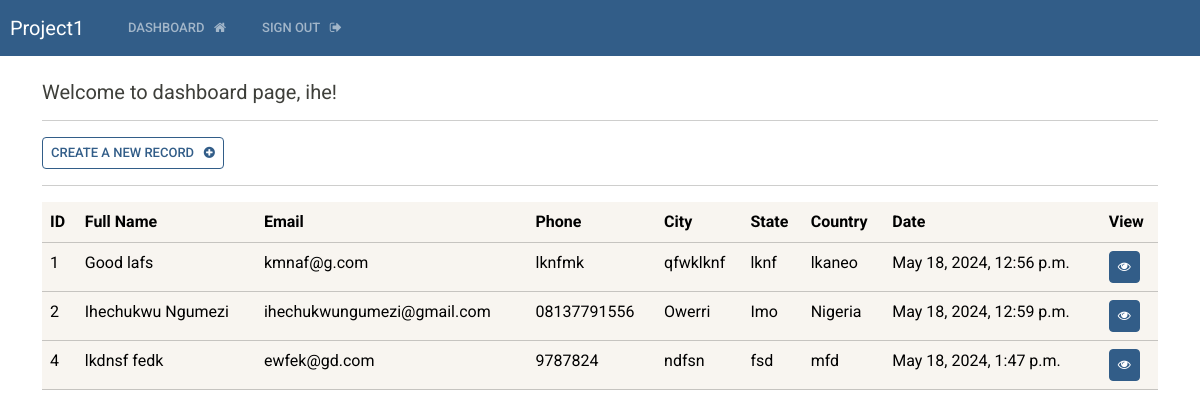
Screenshot of /dashboard (signed in) with the database file from the repository.
### crud/models.py (models this page shows, shortened)
class Record(models.Model):
    user = models.ForeignKey(User, on_delete=models.CASCADE)
    creation_date = models.DateTimeField(auto_now_add=True)
    first_name = models.CharField(max_length=100)
    last_name = models.CharField(max_length=100)
    email = models.EmailField(max_length=100)
    phone = models.CharField(max_length=15)
    city = models.CharField(max_length=100)
    state = models.CharField(max_length=100)
    country = models.CharField(max_length=100)

### crud/views.py (the view)
# urls.py: path('dashboard', views.dashboard, name='dashboard'),
@login_required(login_url='my-login')
def dashboard(request):
    user_record = Record.objects.filter(user=request.user)
    context = {'user_record':user_record}
    return render(request, 'crud/dashboard.html', context=context)

### crud/templates/crud/dashboard.html
{% extends 'crud/base.html' %}
{% block content %}
<body>
<h5>Welcome to dashboard page, {{request.user.username}}! </h5>
<hr>
<a class="btn btn-outline-primary btn-sm" href="{% url 'create-record' %}">
    Create a new record &nbsp; <i class="fa fa-plus-circle" aria-hidden="true"></i>
</a>
<hr>
<table class="table table-light table-hover">
    <thead class="table-light">
        <tr>
            <th scope="col">ID</th>
            <th scope="col">Full Name</th>
            <th scope="col">Email</th>
            <th scope="col">Phone</th>
            <th scope="col">City</th>
            <th scope="col">State</th>
            <th scope="col">Country</th>
            <th scope="col">Date</th>
            <th scope="col">View</th>
        </tr>
    </thead>
    <tbody>
        {% if user_record %}
        {% for record in user_record %}
        <tr>
            <td>{{record.id}}</td>
            <td>{{record.first_name}} {{record.last_name}}</td>
            <td>{{record.email}}</td>
            <td>{{record.phone}}</td>
            <td>{{record.city}}</td>
            <td>{{record.state}}</td>
            <td>{{record.country}}</td>
            <td>{{record.creation_date}}</td>
            <td><a href="{% url 'view-record' record.id %}" class="btn btn-sm btn-primary"><i class="fa fa-eye" aria-hidden="true"></i></a></td>
        </tr>
        {% endfor %}
        {% endif %}
    </tbody>
</table>
</body>
{% endblock %}

### rows the page displays
Record: id "1", first_name "Good", last_name "lafs", email "kmnaf@g.com", phone "lknfmk", city "qfwklknf", state "lknf", country "lkaneo", creation_date "May 18, 2024, 12:56 p.m."
Record: id "2", first_name "Ihechukwu", last_name "Ngumezi", email "ihechukwungumezi@gmail.com", phone "08137791556", city "Owerri", state "Imo", country "Nigeria", creation_date "May 18, 2024, 12:59 p.m."
Record: id "4", first_name "lkdnsf", last_name "fedk", email "ewfek@gd.com", phone "9787824", city "ndfsn", state "fsd", country "mfd", creation_date "May 18, 2024, 1:47 p.m."

### other values shown
{{ request.user.username }} "ihe"
